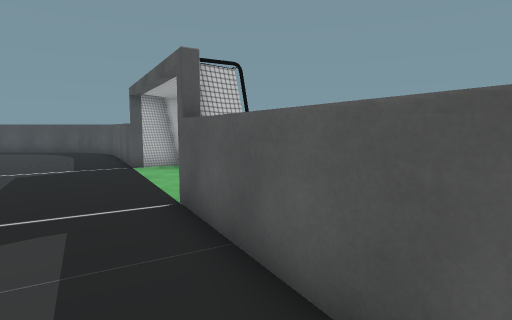
view 1 (above)

19 first-person views from a walk through a Unity game level. The camera is 1.5 m above the floor, tilts 6° down and sees 80° across. The floor is counted in squares, 1 m on a side. Each view is taken from the middle of a square. On the plan, view 1 faces up. The plan holds only what a view shows up to about 15 squares ahead; the rest is blank. The player character is not drawn.

view 2
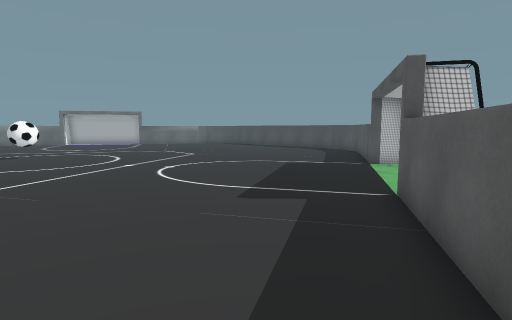

view 3
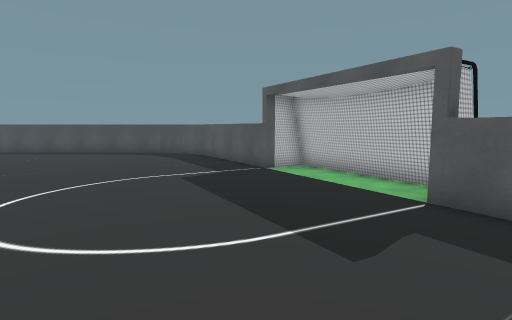

view 4
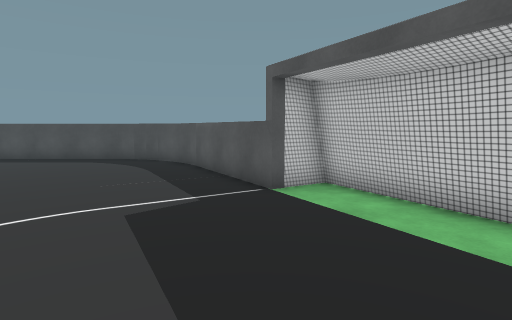

view 5
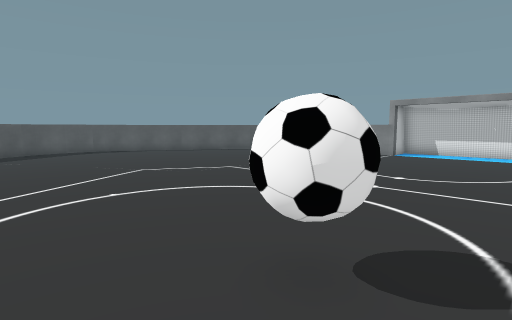

view 6
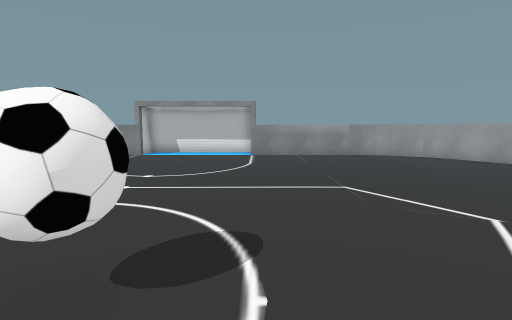

view 7
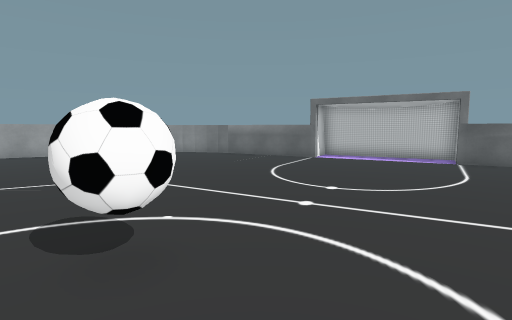

view 8
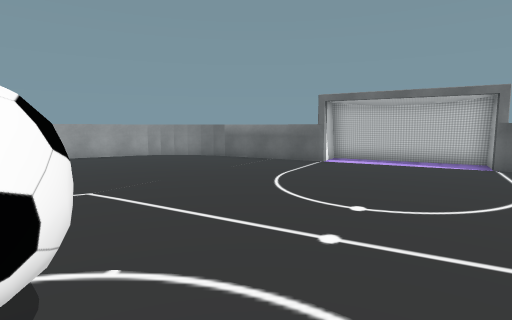

view 9
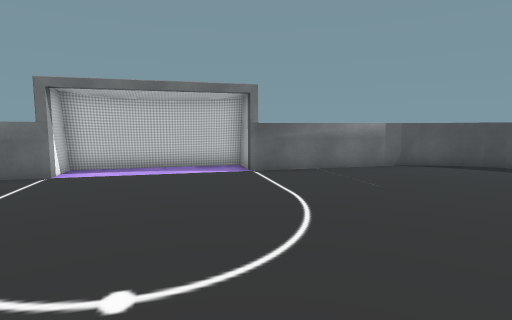

view 10
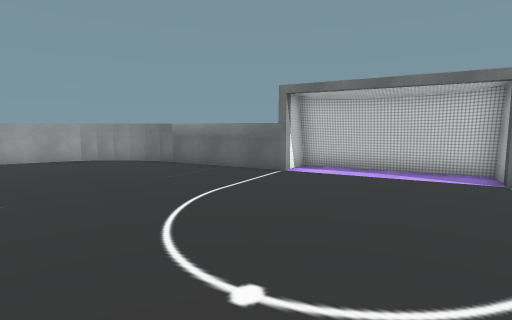

view 11
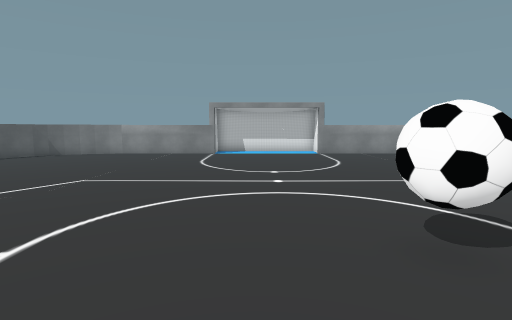

view 12
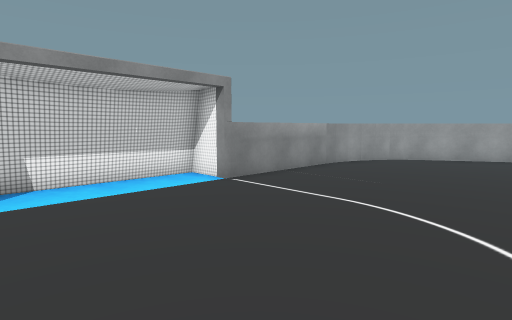

view 13
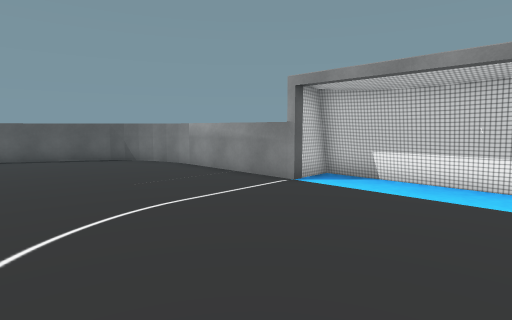

view 14
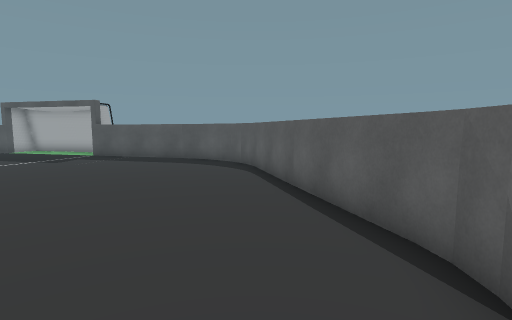

view 15
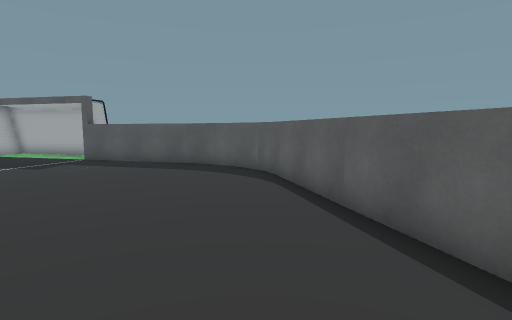

view 16
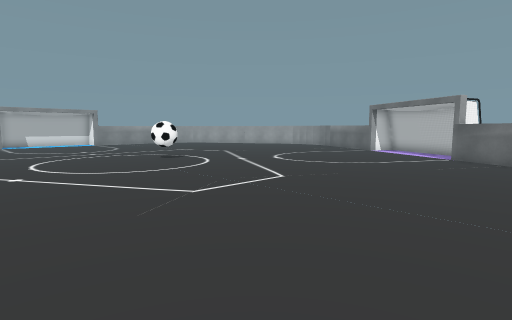

view 17
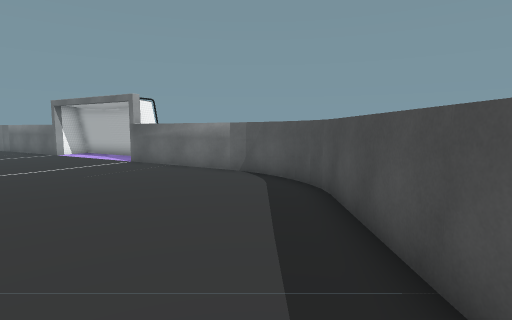

view 18
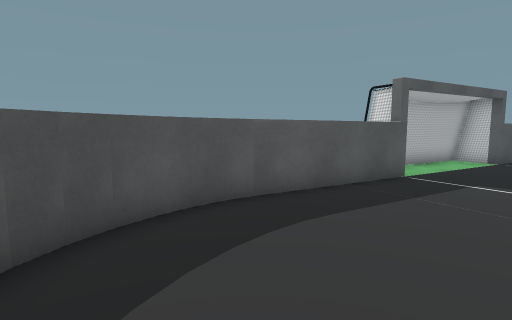

view 19
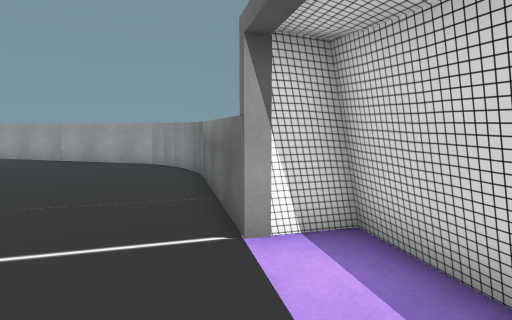

### Floor plan
Points are (right, up) in squares from view 1. A wall is a line through its corners. A room is listed if a view was taken in it or the views show most of it. See-through windows are left out.
Room 1 (views 1, 2, 3, 4, 5, 6, 7, 8, 9, 10, 11, 12, 13, 14, 15, 16, 17, 18, 19)
walls: (-18.7, -14.7) (-12.6, -14.7); (-24.1, -13.1) (-18.7, -13.1) (-18.7, -14.5) (-12.6, -14.5) (-12.6, -13) (-6.4, -13); (-32.4, 1.4) (-32.8, 0.6); (-28, 12.2) (-31.1, 6.9); (-24.9, -12.9) (-24.1, -13); (-32.7, 0.7) (-33, -0.1); (-25.7, -12.7) (-24.8, -12.9); (-0.1, 6.7) (-3.3, 12.2); (-6.4, -12.9) (-5.7, -12.8); (-32.9, 0) (-33.1, -0.8) (-33.1, -1.6); (-26.4, -12.4) (-25.6, -12.7); (-28.5, -10.7) (-28.1, -11.3); (-3.1, 12.3) (-4.6, 11.4) (-7.2, 16.1); (-5.8, -12.8) (-4.9, -12.5); (-27.1, -12.1) (-26.3, -12.5); (-28.2, -11.2) (-27.6, -11.8); (-27.7, -11.7) (-26.9, -12.2); (-32.7, -3.4) (-28.5, -10.8); (-33.1, -1.5) (-33, -2.4); (-7.3, 16) (-7.8, 16.7); (-32.9, -2.9) (-32.6, -3.6); (-5, -12.5) (-4.2, -12.1); (-33.1, -2.3) (-32.9, -3); (-23.5, 16.8) (-26.6, 11.4) (-27.9, 12.1) (-31, 6.8) (-29.8, 6.1) (-32.6, 1.4); (1.5, 0.7) (-1.5, 6) (0, 6.9); (-7.8, 16.6) (-8.3, 17.3); (-4.3, -12.2) (-3.6, -11.7); (-3.7, -11.7) (-3.1, -11.2); (-22.9, 17.3) (-23.5, 16.6); (1.7, -0.1) (1.4, 0.7); (-3.2, -11.3) (-2.8, -10.8) (1.3, -3.5); (-8.2, 17.1) (-9, 17.8); (-22.3, 17.8) (-23.1, 17.2); (1.4, -3.6) (1.6, -3); (1.6, -3.1) (1.8, -2.2); (-19.7, 18.7) (-20.5, 18.6); (1.9, -1.6) (1.8, -0.9) (1.7, 0); (-21.6, 18.2) (-22.5, 17.7); (1.8, -2.4) (1.9, -1.5); (-8.8, 17.7) (-9.6, 18.1); (-11.4, 18.6) (-19.9, 18.7); (-21, 18.5) (-21.8, 18.1); (-20.3, 18.7) (-21.1, 18.4); (-9.5, 18.1) (-10.3, 18.5); (-10.1, 18.4) (-11, 18.7); (-10.7, 18.6) (-11.5, 18.7)
objects: ball (-18, 1) to (-17, 2)

Where each view was taken, in squares from view 1:
view 1: 0 up, 0 right, facing up
view 2: 1 down, 1 right, facing up-left
view 3: 0 up, 5 left, facing up
view 4: 4 up, 5 left, facing up
view 5: 4 up, 19 left, facing down-right
view 6: 4 up, 19 left, facing down
view 7: 3 up, 14 left, facing left
view 8: 3 up, 16 left, facing left
view 9: 4 up, 19 left, facing up-left
view 10: 5 up, 19 left, facing left
view 11: 5 up, 15 left, facing down
view 12: 6 down, 13 left, facing down-left
view 13: 6 down, 18 left, facing down-right
view 14: 12 down, 7 left, facing up-right
view 15: 10 down, 6 left, facing up-right
view 16: 15 up, 10 left, facing down-left
view 17: 17 up, 13 left, facing left
view 18: 16 up, 14 left, facing right
view 19: 9 up, 27 left, facing down-left
